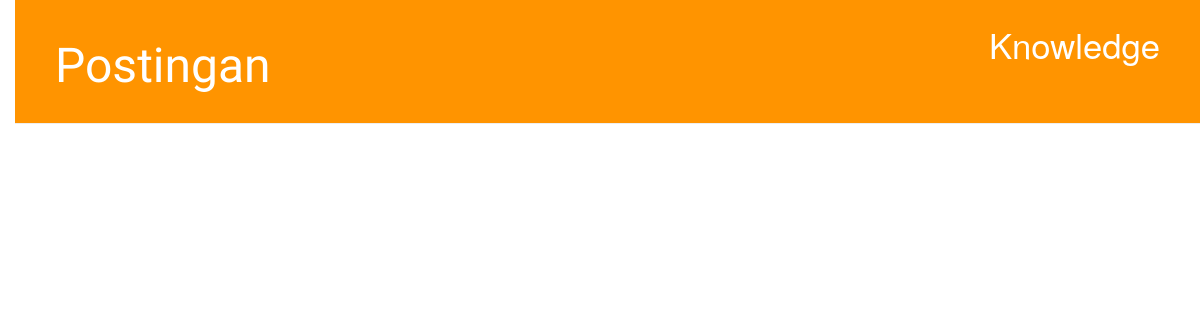
The app's page /, older data.
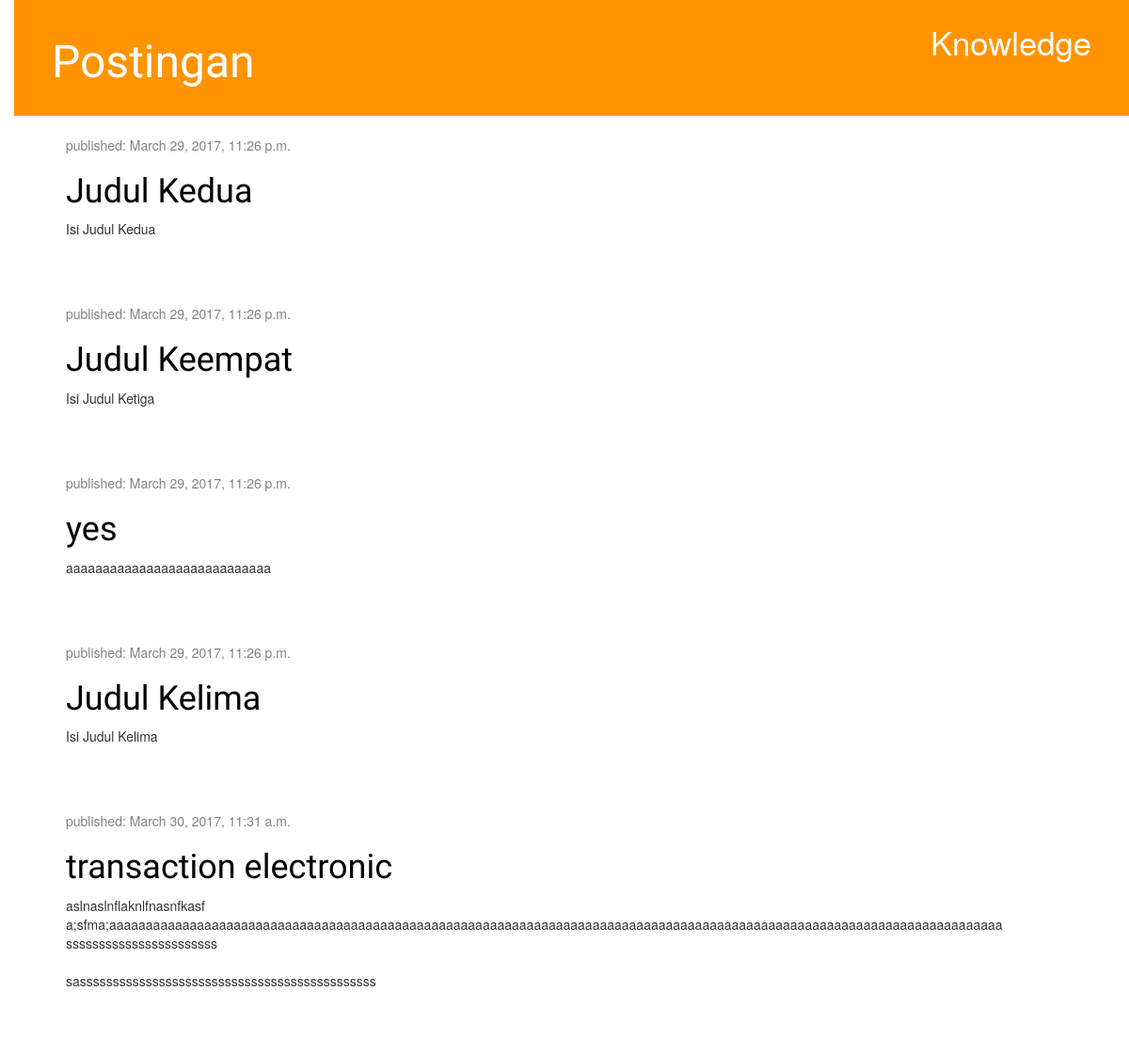
The same page, newer data.
### kelola/models.py (models this page shows, shortened)
class Post(models.Model):
    author = models.ForeignKey('auth.User')
    title = models.CharField(max_length=200)
    text = models.TextField()
    created_date = models.DateTimeField(
        default=timezone.now)
    published_date = models.DateTimeField(
        blank=True, null=True)

### kelola/views.py (the view)
# urls.py: url(r'^$', views.post_list, name='post_list'),
def post_list(request):
    posts = Post.objects.filter(published_date__lte=timezone.now()).order_by('published_date')
    return render(request, 'kelola/post_list.html', {'posts': posts})

### kelola/templates/kelola/post_list.html (shortened to what this page needs)
<!DOCTYPE html>
{% extends 'kelola/base.html' %}
{% load staticfiles %}
{% block content %}
{% for post in posts %}
<div class="post">
<div class="date">
    <p>published: {{ post.published_date }}</p>
    </div>
    <h1><a href="{% url 'post_detail' pk=post.pk %}">{{ post.title }}</a></h1>
    <p>{{ post.text|linebreaksbr }}</p>
</div>
{% endfor %}
{% endblock %}

### kelola/templates/kelola/base.html (shortened to what this page needs)
<!DOCTYPE html>
{% load staticfiles %}
<html lang="en">
    <head>
        <link rel="stylesheet" href="{% static 'bootstrap/css/bootstrap.min.css' %}">
        <link rel="stylesheet" href="{% static 'css/kelola.css' %}">
    </head>
    <body>
        <div class="page-header">
            <a href="{% url 'show_knowledge' %}" class="top-menu">Knowledge</a>
         <h1><a href="/">Postingan</a></h1>
        </div>
        <div class="content container">
            <div class="row">
                <div class="col-md-8">
                    {% block content %}
                    {% endblock %}
                </div>
            </div>
        </div>
    </body>
</html>

### kelola/static/css/kelola.css (style rules this page uses)
h1 a { color: #FCA205; font-family: 'Lobster'; }
body { padding-left: 15px; }
.page-header { background-color: #ff9400; margin-top: 0; padding: 20px 20px 20px 40px; }
.page-header h1, .page-header h1 a, .page-header h1 a:visited, .page-header h1 a:active { color: #ffffff; font-size: 36pt; text-decoration: none; }
.content { margin-left: 40px; }
h1, h2, h3, h4 { font-family: 'Lobster', cursive; }
.date { color: #828282; }
.top-menu, .top-menu:hover, .top-menu:visited { color: #ffffff; float: right; font-size: 26pt; margin-right: 20px; }
.post { margin-bottom: 70px; }
.post h1 a, .post h1 a:visited { color: #000000; }

Row changes from the older to the newer data that the page shows:
added Post: published_date "March 29, 2017, 11:26 p.m.", title "Judul Kedua", text "Isi Judul Kedua"
added Post: published_date "March 29, 2017, 11:26 p.m.", title "Judul Keempat", text "Isi Judul Ketiga"
now on this page (row edited): Post: published_date "March 29, 2017, 11:26 p.m.", title "yes", text "aaaaaaaaaaaaaaaaaaaaaaaaaaaa"
added Post: published_date "March 29, 2017, 11:26 p.m.", title "Judul Kelima", text "Isi Judul Kelima"
added Post: published_date "March 30, 2017, 11:31 a.m.", title "transaction electronic", text "aslnaslnflaknlfnasnfkasf a;sfma;aaaaaaaaaaaaaaaaaaaaaaaaaaaaaaaaaaaaaaaaaaaaaaaaaaaaaaaaaaaaaaaaaaaaaaaaaaaaaaaaaaaaaaaaaaaaaaaaaaaaaaaaaaaaaaaaaaaaaaaaaa sssssssssssssssssssssss sasssssssssssssssssssssssssssssssssssssssssssss"
